Frame 1 (no input): blank canvas, image omitted
Frame 60 (no input): blank canvas, image omitted
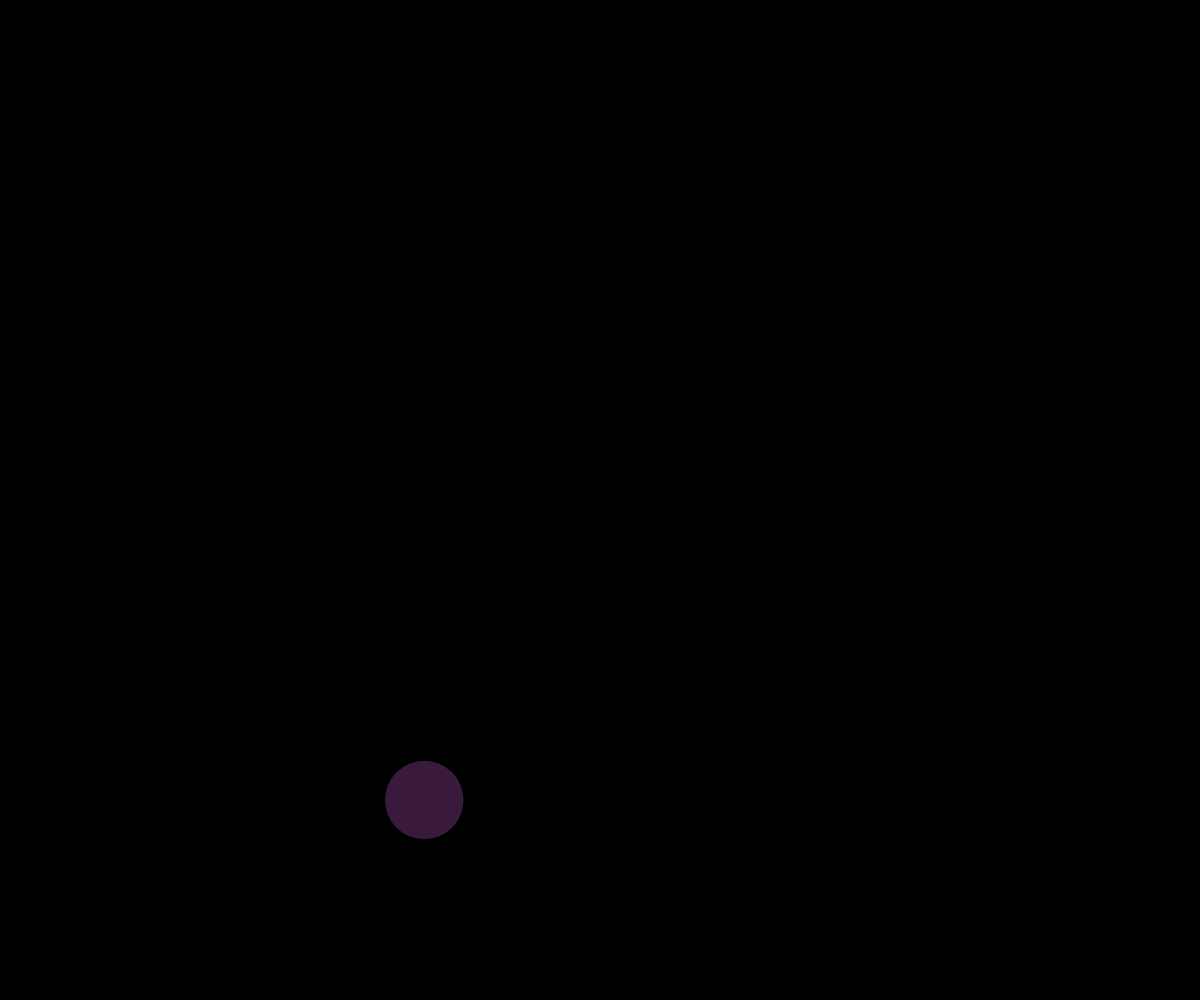
Frame 120 (the mouse pressed at the canvas centre since frame 60)

The p5.js sketch whose frames 1 and 60 were blank and that drew this single picture after the mouse press (run headless with seeded random() and noise() and a simulated clock; from frame 60 on, the mouse is pressed at the canvas centre):

// p5.js sketch
// ── sketch.js
// Bouncing Balls (Array Demo)
// Jinny Kim
// 01. 19. 2021
//

let theBouncingBalls = [];

function setup() {
  createCanvas(windowWidth, windowHeight);
}

function draw() {
  background("black");
  moveBall();
  displayBall();
}

function mousePressed() {
  let ball = {
    x: mouseX,
    y: mouseY,
    diameter: random(25, 100),
    dx: random(-5, 5),
    dy: (random -5, 5),
    theColor: color(random(255), random(255), random(255), random(255)), //4th value is opacity
  };
  theBouncingBalls.push(ball);
}

function moveBall() {
  for (let ball of theBouncingBalls) { //*** 
    ball.x += ball.dx;
    ball.y += ball.dy;
  
    //check for bounce
    if (ball.x + ball.diameter/2 >= width ||
      ball.x - ball.diameter/2 <= 0) {
      ball.dx *= -1;
    }
    if (ball.y + ball.diameter/2 >= height ||
      ball.y - ball.diameter/2 <= 0) {
      ball.dy *= -1;
    }
  }
}

function displayBall() {
  for (let i = 0; i < theBouncingBalls.length; i++) { //***for loops can interchange. they do the same thing
    noStroke();
    fill(theBouncingBalls[i].theColor);
    ellipse(theBouncingBalls[i].x, theBouncingBalls[i].y, theBouncingBalls[i].diameter, theBouncingBalls[i].diameter);
  }
}
